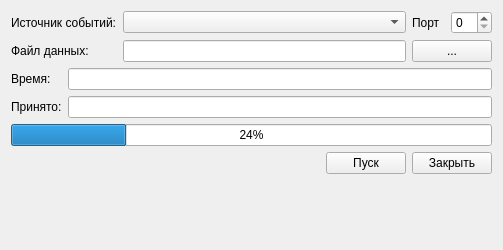
<?xml version="1.0" encoding="UTF-8"?>
<ui version="4.0">
 <class>ScanBox_hard</class>
 <widget class="QWidget" name="ScanBox_hard">
  <property name="geometry">
   <rect>
    <x>0</x>
    <y>0</y>
    <width>503</width>
    <height>250</height>
   </rect>
  </property>
  <property name="windowTitle">
   <string>Dialog</string>
  </property>
  <layout class="QVBoxLayout" name="verticalLayout">
   <item>
    <layout class="QGridLayout" name="gridLayout">
     <item row="0" column="1">
      <widget class="QComboBox" name="cb_host"/>
     </item>
     <item row="1" column="0">
      <widget class="QLabel" name="label_2">
       <property name="sizePolicy">
        <sizepolicy hsizetype="Fixed" vsizetype="Preferred">
         <horstretch>0</horstretch>
         <verstretch>0</verstretch>
        </sizepolicy>
       </property>
       <property name="text">
        <string>Файл данных:</string>
       </property>
      </widget>
     </item>
     <item row="0" column="0">
      <widget class="QLabel" name="label">
       <property name="sizePolicy">
        <sizepolicy hsizetype="Fixed" vsizetype="Preferred">
         <horstretch>0</horstretch>
         <verstretch>0</verstretch>
        </sizepolicy>
       </property>
       <property name="text">
        <string>Источник событий:</string>
       </property>
      </widget>
     </item>
     <item row="1" column="1">
      <widget class="QLineEdit" name="le_filename"/>
     </item>
     <item row="1" column="3">
      <widget class="QPushButton" name="btn_choose_file">
       <property name="text">
        <string>...</string>
       </property>
      </widget>
     </item>
     <item row="0" column="3">
      <layout class="QHBoxLayout" name="horizontalLayout_2">
       <item>
        <widget class="QLabel" name="label_5">
         <property name="text">
          <string>Порт</string>
         </property>
        </widget>
       </item>
       <item>
        <widget class="QSpinBox" name="sb_port"/>
       </item>
      </layout>
     </item>
    </layout>
   </item>
   <item>
    <layout class="QGridLayout" name="gridLayout_2">
     <item row="1" column="0">
      <widget class="QLabel" name="label_3">
       <property name="sizePolicy">
        <sizepolicy hsizetype="Fixed" vsizetype="Preferred">
         <horstretch>0</horstretch>
         <verstretch>0</verstretch>
        </sizepolicy>
       </property>
       <property name="text">
        <string>Принято:</string>
       </property>
      </widget>
     </item>
     <item row="0" column="0">
      <widget class="QLabel" name="label_4">
       <property name="text">
        <string>Время:</string>
       </property>
      </widget>
     </item>
     <item row="0" column="1">
      <widget class="QLineEdit" name="le_time"/>
     </item>
     <item row="1" column="1">
      <widget class="QLineEdit" name="le_status"/>
     </item>
    </layout>
   </item>
   <item>
    <widget class="QProgressBar" name="pb_events">
     <property name="value">
      <number>24</number>
     </property>
    </widget>
   </item>
   <item>
    <layout class="QHBoxLayout" name="horizontalLayout">
     <item>
      <spacer name="horizontalSpacer">
       <property name="orientation">
        <enum>Qt::Horizontal</enum>
       </property>
       <property name="sizeHint" stdset="0">
        <size>
         <width>40</width>
         <height>20</height>
        </size>
       </property>
      </spacer>
     </item>
     <item>
      <widget class="QPushButton" name="btn_start_stop">
       <property name="text">
        <string>Пуск</string>
       </property>
      </widget>
     </item>
     <item>
      <widget class="QPushButton" name="btn_close">
       <property name="text">
        <string>Закрыть</string>
       </property>
      </widget>
     </item>
    </layout>
   </item>
   <item>
    <spacer name="verticalSpacer">
     <property name="orientation">
      <enum>Qt::Vertical</enum>
     </property>
     <property name="sizeHint" stdset="0">
      <size>
       <width>20</width>
       <height>40</height>
      </size>
     </property>
    </spacer>
   </item>
  </layout>
 </widget>
 <resources/>
 <connections/>
</ui>
